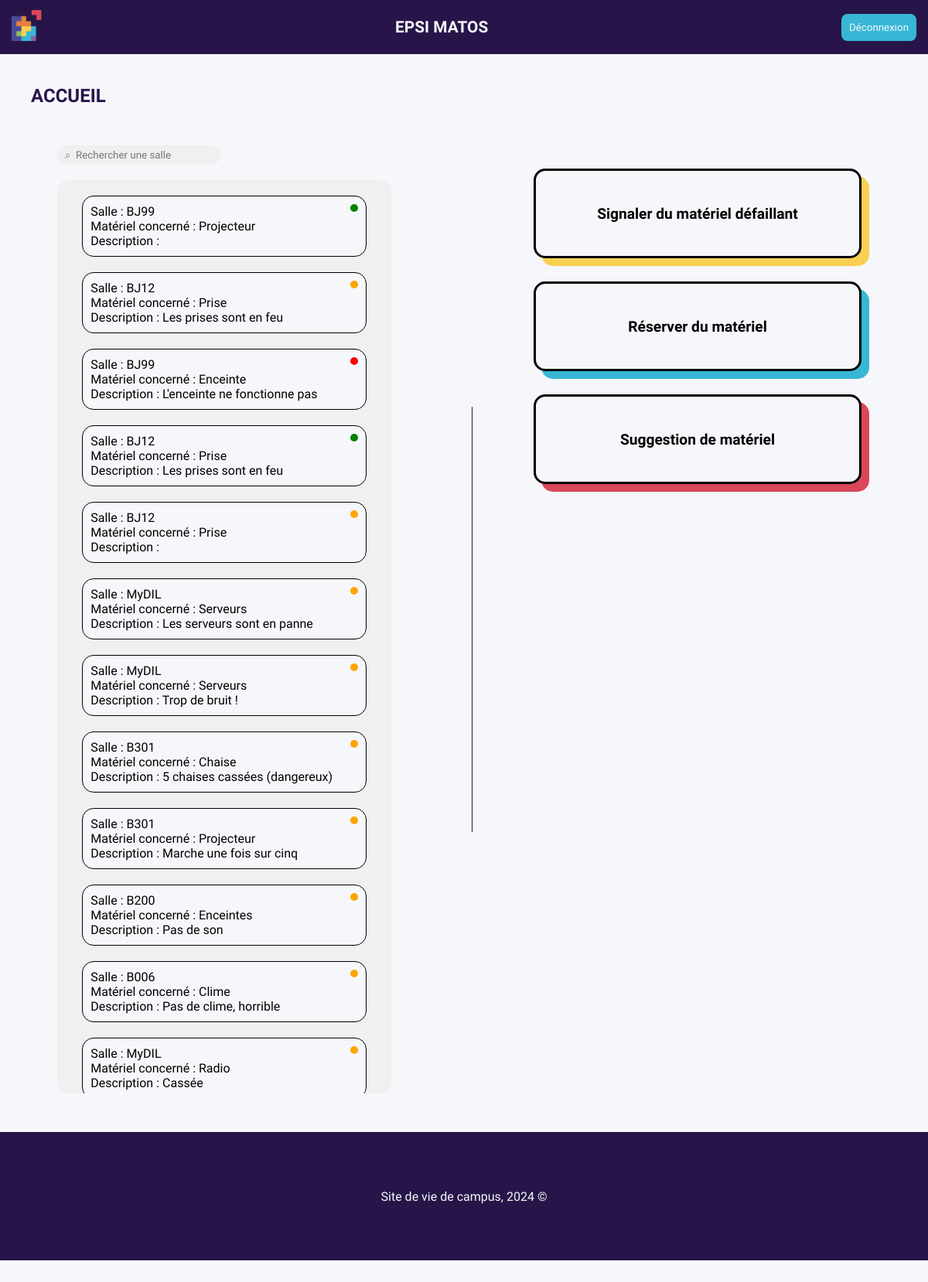
Screenshot of / (signed in) with the database file from the repository.
### tables this page shows
CREATE TABLE signalement(
    id INTEGER PRIMARY KEY AUTOINCREMENT,
    titre TEXT NOT NULL,
    salle TEXT NOT NULL,
    description TEXT NOT NULL,
    etat TEXT NOT NULL,
    id_user INTEGER,
    FOREIGN KEY (id_user) REFERENCES user(id)
);

### controllers/main_controller.py (the view)
@main_bp.route('/')
def ReadBDD():
    if 'authentifie' in session and session['authentifie']:
        data = get_tickets()
        return render_template('home.html', data=data)
    else:
        return redirect('/sign_in')

### models/main_model.py (called while the page is built)
def get_tickets():
    conn = sqlite3.connect('database/database.db')
    cursor = conn.cursor()
    cursor.execute('SELECT titre, salle, description, etat FROM signalement')
    data = cursor.fetchall()
    conn.close()
    return data

### templates/home.html (shortened to what this page needs)
<!DOCTYPE html>
<html lang="fr">
  <head>
    <link
      rel="stylesheet"
      type="text/css"
      href="{{ url_for('static', filename='css/header.css') }}"
    />
    <link
      rel="stylesheet"
      type="text/css"
      href="{{ url_for('static', filename='css/home.css') }}"
    />
</head>
<body>
    {% include 'header.html' %}
    <div class="page-title">ACCUEIL</div>
    <div id="home-container">
      <div id="left-section">
        <div id="left-items-container">
          <input
            class="searchbar"
            type="text"
            placeholder="⌕  Rechercher une salle"
            oninput="filterReports()"
          />
          <div id="list-reports">
            {% for row in data %}
            <div id="report" data-room="{{ row[1].lower() }}">
              <div id="report-first-row">
                Salle : {{ row[1] }}
                <div id="status-color" class="{{ row[3] }}"></div>
              </div>
              <div>Matériel concerné : {{ row[0] }}</div>
              <div>Description : {{ row[2] }}</div>
            </div>
            {% endfor %}
          </div>
        </div>
      </div>
      <div id="home-links">
        <a href="/report">
          <div class="custom-container" id="reports-bloc">
            Signaler du matériel défaillant
          </div>
        </a>
        <a href="/reservation">
          <div class="custom-container" id="bookings-bloc">
            Réserver du matériel
          </div>
        </a>
        <a href="/suggestion">
          <div class="custom-container" id="suggestions-bloc">
            Suggestion de matériel
          </div>
        </a>
      </div>
    </div>
  </body>
  <footer>{% include 'footer.html' %}</footer>
</html>

### templates/header.html
<link rel="stylesheet" href="{{ url_for('static', filename='css/theme.css') }}">
<link rel="stylesheet" href="{{ url_for('static', filename='css/header.css') }}">
<div id="header-container">
    <div id="header-elements">
        <a href="/">
            <img id="icon" src="{{ url_for('static', filename='assets/epsi-logo.png') }}" alt="EPSI logo">
        </a>
        <p id="header-title">EPSI MATOS</p>
        <div class="buttons">
            <button id="logout-btn" onclick="location.href='/sign_out'">Déconnexion</button>
        </div>
    </div>
</div>

### templates/footer.html
<link rel="stylesheet" href="{{ url_for('static', filename='css/theme.css') }}">
<link rel="stylesheet" href="{{ url_for('static', filename='css/footer.css') }}">
<div id="footer-container">
    <p>Site de vie de campus, 2024 ©</p>
</div>

### static/css/header.css (style rules this page uses)
#header-container { display: flex; align-items: center; height: 70px; width: 100%; background-color: var(--deep-purple); }
#header-elements { width: 100%; display: flex; justify-content: space-between; align-items: center; padding: 0 15px; color: var(--white); }
#icon { height: 40px; }
#header-title { font-size: 1.3rem; font-weight: 600; }
#logout-btn { background-color: var(--blue); color: var(--white); border-style: none; border-radius: 8px; padding: 10px; }

### static/css/home.css (style rules this page uses)
#reports-bloc, #bookings-bloc, #suggestions-bloc { margin: 30px; height: 70px; width: 70%; }
#bookings-bloc { box-shadow: 10px 10px var(--blue); }
#suggestions-bloc { box-shadow: 10px 10px var(--pink); }
#home-container { display: flex; justify-content: space-between; margin-top: 50px; }
#home-links { width: 45%; }
#left-section { display: flex; flex-direction: column; justify-content: space-around; align-items: center; padding-left: 20px; width: 45%; }
#left-items-container { width: 80%; }
.searchbar { background-color: var(--light-grey); color: var(--grey); border-radius: 15px; border-style: none; padding: 5px 10px; margin-bottom: 20px; }
#list-reports { display: flex; flex-direction: column; border-radius: 15px; background-color: var(--light-grey); align-items: center; height: 70vh; width: 100%; overflow: hidden; overflow-y: scroll; scrollbar-color: var(--deep-purple) var(--grey); scrollbar-width: thin; padding-bottom: 20px; }
#report { width: 80%; border-radius: 15px; border: 1px solid var(--black); padding: 10px; background-color: var(--white); margin-top: 20px; transition: opacity 0.3s ease, height 0.3s ease, padding 0.3s ease; opacity: 1; height: auto; }
#report-first-row { display: flex; justify-content: space-between; }
.a-traiter { width: 10px; height: 10px; border-radius: 15px; background-color: red; }
.ferme { width: 10px; height: 10px; border-radius: 15px; background-color: green; }
.en-cours { width: 10px; height: 10px; border-radius: 15px; background-color: orange; }

### static/css/theme.css (style rules this page uses)
:root { --deep-purple: #271549; --blue: #37B7D5; --dark-blue: #247588; --yellow: #FAD053; --orange: #FF6900; --white: #f6f7fb; --black: #000000; --pink: #DA4759; --light-purple: #BA33D4; --light-grey: #F0F0F0; --grey: #C6C6C6; --dark-grey: #6F6F6F; }
* { font-family: 'Source Sans 3', sans-serif; margin: 0; padding: 0; }
body { background-color: var(--white); height: 95vh; }
a { text-decoration: none; color: var(--black); }
.custom-container { border-radius: 15px; background-color: var(--white); border: 3px var(--black) solid; font-size: 1.2em; font-weight: 600; text-align: center; align-content: center; padding: 20px; box-shadow: 10px 10px var(--yellow); transition: ease-in-out 0.3s; }
.page-title { margin: 40px 0; padding-left: 40px; font-size: 1.5rem; font-weight: 700; color: var(--deep-purple); text-align: start; }

### static/css/footer.css (style rules this page uses)
#footer-container { display: flex; justify-content: center; align-items: center; height: 10vh; width: 100%; margin-top: 50px; background-color: var(--deep-purple); color: var(--white); }

### rows the page displays
signalement: salle "BJ99", titre "Projecteur"
signalement: salle "BJ12", titre "Prise", description "Les prises sont en feu"
signalement: salle "BJ99", titre "Enceinte", description "L'enceinte ne fonctionne pas"
signalement: salle "BJ12", titre "Prise", description "Les prises sont en feu"
signalement: salle "BJ12", titre "Prise"
signalement: salle "MyDIL", titre "Serveurs", description "Les serveurs sont en panne"
signalement: salle "MyDIL", titre "Serveurs", description "Trop de bruit !"
signalement: salle "B301", titre "Chaise", description "5 chaises cassées (dangereux)"
signalement: salle "B301", titre "Projecteur", description "Marche une fois sur cinq"
signalement: salle "B200", titre "Enceintes", description "Pas de son"
signalement: salle "B006", titre "Clime", description "Pas de clime, horrible"
signalement: salle "MyDIL", titre "Radio", description "Cassée"
